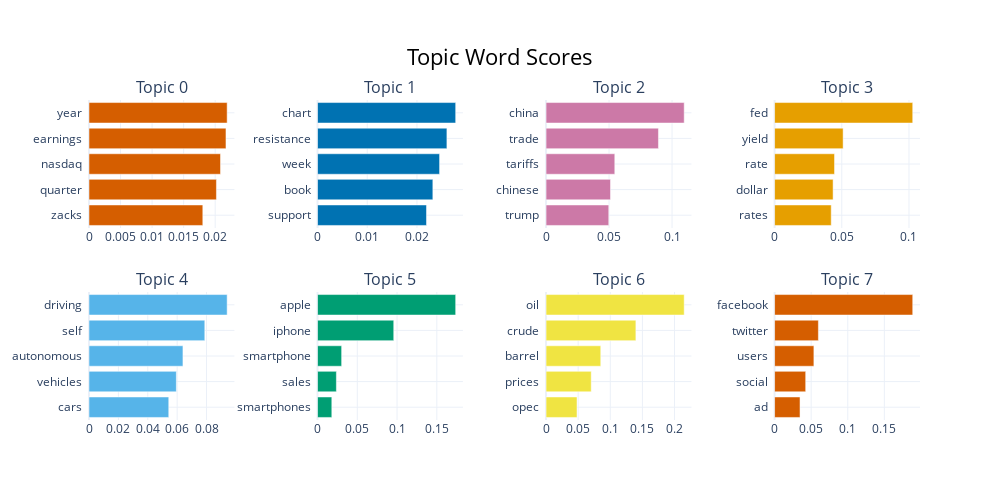

Source (notebook cell):
### Code cell
remove_dup_topic_model.visualize_barchart()

### Figure 1 — Plotly figure (JSON) as saved in the notebook; plotly's stock layout.template omitted (floating-point values rounded to 4 significant figures)
{"data": [{"marker": {"color": "#D55E00"}, "orientation": "h", "type": "bar", "x": [0.01804, 0.0202, 0.02084, 0.02171, 0.0219], "xaxis": "x", "y": ["zacks  ", "quarter  ", "nasdaq  ", "earnings  ", "year  "], "yaxis": "y"}, {"marker": {"color": "#0072B2"}, "orientation": "h", "type": "bar", "x": [0.02192, 0.0232, 0.02455, 0.02602, 0.02779], "xaxis": "x2", "y": ["support  ", "book  ", "week  ", "resistance  ", "chart  "], "yaxis": "y2"}, {"marker": {"color": "#CC79A7"}, "orientation": "h", "type": "bar", "x": [0.04978, 0.05114, 0.05455, 0.08919, 0.1096], "xaxis": "x3", "y": ["trump  ", "chinese  ", "tariffs  ", "trade  ", "china  "], "yaxis": "y3"}, {"marker": {"color": "#E69F00"}, "orientation": "h", "type": "bar", "x": [0.04215, 0.04354, 0.0446, 0.051, 0.1028], "xaxis": "x4", "y": ["rates  ", "dollar  ", "rate  ", "yield  ", "fed  "], "yaxis": "y4"}, {"marker": {"color": "#56B4E9"}, "orientation": "h", "type": "bar", "x": [0.05428, 0.05946, 0.06394, 0.07882, 0.09404], "xaxis": "x5", "y": ["cars  ", "vehicles  ", "autonomous  ", "self  ", "driving  "], "yaxis": "y5"}, {"marker": {"color": "#009E73"}, "orientation": "h", "type": "bar", "x": [0.01796, 0.0237, 0.03032, 0.09582, 0.1737], "xaxis": "x6", "y": ["smartphones  ", "sales  ", "smartphone  ", "iphone  ", "apple  "], "yaxis": "y6"}, {"marker": {"color": "#F0E442"}, "orientation": "h", "type": "bar", "x": [0.0482, 0.07033, 0.08518, 0.1399, 0.2151], "xaxis": "x7", "y": ["opec  ", "prices  ", "barrel  ", "crude  ", "oil  "], "yaxis": "y7"}, {"marker": {"color": "#D55E00"}, "orientation": "h", "type": "bar", "x": [0.03477, 0.0425, 0.05371, 0.05986, 0.1888], "xaxis": "x8", "y": ["ad  ", "social  ", "users  ", "twitter  ", "facebook  "], "yaxis": "y8"}], "layout": {"annotations": [{"font": {"size": 16}, "showarrow": false, "text": "Topic 0", "x": 0.0875, "xanchor": "center", "xref": "paper", "y": 1, "yanchor": "bottom", "yref": "paper"}, {"font": {"size": 16}, "showarrow": false, "text": "Topic 1", "x": 0.3625, "xanchor": "center", "xref": "paper", "y": 1, "yanchor": "bottom", "yref": "paper"}, {"font": {"size": 16}, "showarrow": false, "text": "Topic 2", "x": 0.6375, "xanchor": "center", "xref": "paper", "y": 1, "yanchor": "bottom", "yref": "paper"}, {"font": {"size": 16}, "showarrow": false, "text": "Topic 3", "x": 0.9125, "xanchor": "center", "xref": "paper", "y": 1, "yanchor": "bottom", "yref": "paper"}, {"font": {"size": 16}, "showarrow": false, "text": "Topic 4", "x": 0.0875, "xanchor": "center", "xref": "paper", "y": 0.4, "yanchor": "bottom", "yref": "paper"}, {"font": {"size": 16}, "showarrow": false, "text": "Topic 5", "x": 0.3625, "xanchor": "center", "xref": "paper", "y": 0.4, "yanchor": "bottom", "yref": "paper"}, {"font": {"size": 16}, "showarrow": false, "text": "Topic 6", "x": 0.6375, "xanchor": "center", "xref": "paper", "y": 0.4, "yanchor": "bottom", "yref": "paper"}, {"font": {"size": 16}, "showarrow": false, "text": "Topic 7", "x": 0.9125, "xanchor": "center", "xref": "paper", "y": 0.4, "yanchor": "bottom", "yref": "paper"}], "height": 500, "hoverlabel": {"bgcolor": "white", "font": {"family": "Rockwell", "size": 16}}, "showlegend": false, "title": {"font": {"color": "Black", "size": 22}, "text": "Topic Word Scores", "x": 0.5, "xanchor": "center", "yanchor": "top"}, "width": 1000, "xaxis": {"anchor": "y", "domain": [0, 0.175], "showgrid": true}, "xaxis2": {"anchor": "y2", "domain": [0.275, 0.45], "showgrid": true}, "xaxis3": {"anchor": "y3", "domain": [0.55, 0.725], "showgrid": true}, "xaxis4": {"anchor": "y4", "domain": [0.825, 1], "showgrid": true}, "xaxis5": {"anchor": "y5", "domain": [0, 0.175], "showgrid": true}, "xaxis6": {"anchor": "y6", "domain": [0.275, 0.45], "showgrid": true}, "xaxis7": {"anchor": "y7", "domain": [0.55, 0.725], "showgrid": true}, "xaxis8": {"anchor": "y8", "domain": [0.825, 1], "showgrid": true}, "yaxis": {"anchor": "x", "domain": [0.6, 1], "showgrid": true}, "yaxis2": {"anchor": "x2", "domain": [0.6, 1], "showgrid": true}, "yaxis3": {"anchor": "x3", "domain": [0.6, 1], "showgrid": true}, "yaxis4": {"anchor": "x4", "domain": [0.6, 1], "showgrid": true}, "yaxis5": {"anchor": "x5", "domain": [0, 0.4], "showgrid": true}, "yaxis6": {"anchor": "x6", "domain": [0, 0.4], "showgrid": true}, "yaxis7": {"anchor": "x7", "domain": [0, 0.4], "showgrid": true}, "yaxis8": {"anchor": "x8", "domain": [0, 0.4], "showgrid": true}}}
